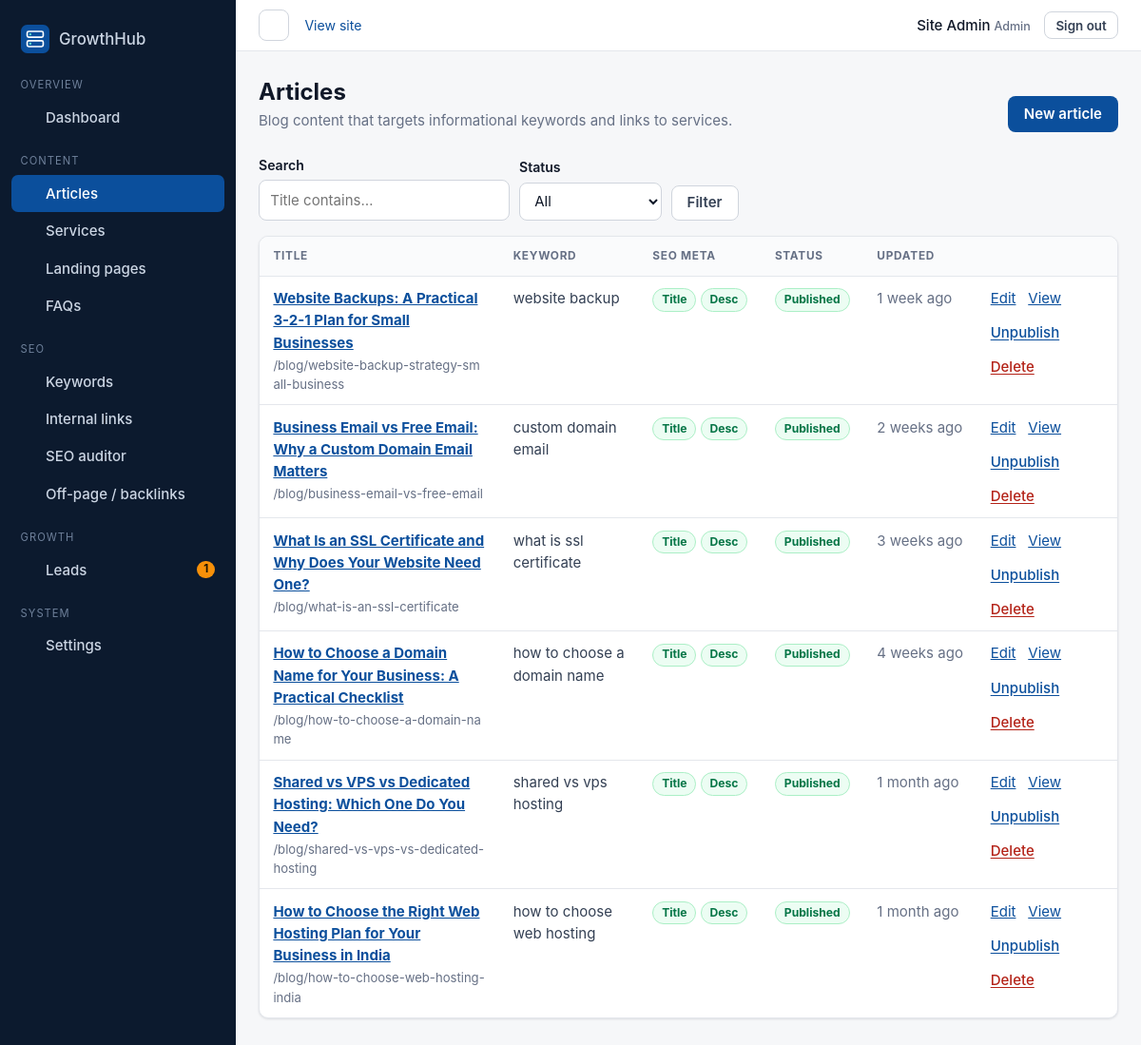
The page /admin/posts/index.php (signed in) on the database its author committed.
### tables this page shows
CREATE TABLE users (
    id            INT UNSIGNED AUTO_INCREMENT PRIMARY KEY,
    name          VARCHAR(100) NOT NULL,
    email         VARCHAR(190) NOT NULL,
    password_hash VARCHAR(255) NOT NULL,
    role          ENUM('admin', 'editor') NOT NULL DEFAULT 'editor',
    last_login_at DATETIME NULL,
    notifications_seen_at DATETIME NULL,
    created_at    DATETIME NOT NULL DEFAULT CURRENT_TIMESTAMP,
    updated_at    DATETIME NOT NULL DEFAULT CURRENT_TIMESTAMP ON UPDATE CURRENT_TIMESTAMP,
    UNIQUE KEY uq_users_email (email)
);

CREATE TABLE posts (
    id                 INT UNSIGNED AUTO_INCREMENT PRIMARY KEY,
    title              VARCHAR(200) NOT NULL,
    slug               VARCHAR(120) NOT NULL,
    excerpt            VARCHAR(300) NOT NULL DEFAULT '',
    content            MEDIUMTEXT   NOT NULL,
    primary_keyword    VARCHAR(150) NULL,
    meta_title         VARCHAR(70)  NULL,
    meta_description   VARCHAR(170) NULL,
    featured_image     VARCHAR(255) NULL,
    featured_image_alt VARCHAR(200) NULL,
    canonical_url      VARCHAR(255) NULL,
    og_title           VARCHAR(100) NULL,
    og_description     VARCHAR(200) NULL,
    schema_type        ENUM('Article', 'BlogPosting', 'TechArticle') NOT NULL DEFAULT 'Article',
    category_id        INT UNSIGNED NULL,
    service_id         INT UNSIGNED NULL COMMENT 'Related service for cross-linking',
    author_id          INT UNSIGNED NULL,
    status             ENUM('draft', 'published') NOT NULL DEFAULT 'draft',
    published_at       DATETIME NULL,
    created_at         DATETIME NOT NULL DEFAULT CURRENT_TIMESTAMP,
    updated_at         DATETIME NOT NULL DEFAULT CURRENT_TIMESTAMP ON UPDATE CURRENT_TIMESTAMP,
    UNIQUE KEY uq_posts_slug (slug),
    KEY idx_posts_status_published (status, published_at),
    KEY idx_posts_service (service_id),
    KEY idx_posts_category (category_id),
    FULLTEXT KEY ft_posts_search (title, excerpt, content),
    CONSTRAINT fk_posts_author  FOREIGN KEY (author_id)  REFERENCES users (id)    ON DELETE SET NULL,
    CONSTRAINT fk_posts_service FOREIGN KEY (service_id) REFERENCES services (id) ON DELETE SET NULL,
    CONSTRAINT fk_posts_category FOREIGN KEY (category_id) REFERENCES categories (id) ON DELETE SET NULL
);

### includes/bootstrap.php (called while the page is built, shortened)
<?php
function config(string $key, $default = null)
{
    $value = $GLOBALS['__config'];
    foreach (explode('.', $key) as $part) {
        $value = $value[$part];
    }
    return $value;
}
require APP_ROOT . '/config/database.php';
require APP_ROOT . '/includes/functions.php';
require APP_ROOT . '/includes/errors.php';
require APP_ROOT . '/includes/auth.php';
require APP_ROOT . '/includes/seo.php';
require APP_ROOT . '/includes/ui.php';
require APP_ROOT . '/modules/content/posts.php';

### includes/auth.php (called while the page is built, shortened)
<?php
function current_user(): ?array
{
    static $user = false;
    if ($user !== false) {
        return $user;
    }
    $id = $_SESSION['user_id'] ?? null;
    $user = $id ? db_one('SELECT id, name, email, role FROM users WHERE id = ?', [$id]) : null;
    return $user;
}
function require_admin(array $roles = ['admin', 'editor']): array
{
    $idle = (int) config('session.idle_timeout');
    $user = current_user();
    return $user;
}

### config/database.php (called while the page is built, shortened)
<?php
function db(): PDO
{
    static $pdo = null;
    if ($pdo instanceof PDO) {
        return $pdo;
    }
    $c = config('db');
    $dsn = sprintf('mysql:host=%s;port=%d;dbname=%s;charset=%s', $c['host'], (int) $c['port'], $c['name'], $c['charset']);
    $pdo = new PDO($dsn, $c['user'], $c['pass'], [
        PDO::ATTR_ERRMODE            => PDO::ERRMODE_EXCEPTION,
        PDO::ATTR_DEFAULT_FETCH_MODE => PDO::FETCH_ASSOC,
        PDO::ATTR_EMULATE_PREPARES   => false,
        PDO::ATTR_STRINGIFY_FETCHES  => false,
    ]);
    $pdo->exec("SET time_zone = '+05:30'");
    return $pdo;
}
function db_query(string $sql, array $params = []): PDOStatement
{
    $stmt = db()->prepare($sql);
    $stmt->execute($params);
    return $stmt;
}
function db_one(string $sql, array $params = []): ?array
{
    $row = db_query($sql, $params)->fetch();
    return $row === false ? null : $row;
}
function db_all(string $sql, array $params = []): array
{
    return db_query($sql, $params)->fetchAll();
}
function db_value(string $sql, array $params = [])
{
    $value = db_query($sql, $params)->fetchColumn();
    return $value === false ? null : $value;
}

### admin/_init.php (called while the page is built, shortened)
<?php
require_once __DIR__ . '/../includes/bootstrap.php';
require_once APP_ROOT . '/includes/admin_ui.php';
if (!defined('ADMIN_PUBLIC')) {
    $user = require_admin($ADMIN_ROLES ?? ['admin', 'editor']);
}

### modules/content/posts.php (called while the page is built, shortened)
<?php
function posts_admin_list(string $status, string $search, int $limit, int $offset): array
{
    [$where, $params] = posts_admin_filter($status, $search);
    return db_all(
        'SELECT p.id, p.title, p.slug, p.status, p.published_at, p.updated_at, p.meta_title, p.meta_description, p.primary_keyword, u.name AS author
         FROM posts p LEFT JOIN users u ON u.id = p.author_id' . $where . '
         ORDER BY p.updated_at DESC LIMIT ' . (int) $limit . ' OFFSET ' . (int) $offset,
        $params
    );
}
function posts_admin_count(string $status, string $search): int
{
    [$where, $params] = posts_admin_filter($status, $search);
    return (int) db_value('SELECT COUNT(*) FROM posts p' . $where, $params);
}
function posts_admin_filter(string $status, string $search): array
{
    $clauses = [];
    $params = [];
    return [$clauses ? ' WHERE ' . implode(' AND ', $clauses) : '', $params];
}

### includes/seo.php (called while the page is built, shortened)
<?php
function seo_length_status(string $text, int $min, int $max): string
{
    $len = mb_strlen(trim($text));
    return $len < $min ? 'short' : ($len > $max ? 'long' : 'ok');
}

### admin/posts/index.php (the view, shortened to what this page needs)
<?php
require __DIR__ . '/../_init.php';
$status = input('status', '', 'get');
$search = mb_substr(input('q', '', 'get'), 0, 100);
$pager = paginate(posts_admin_count($status, $search), 20);
$posts = posts_admin_list($status, $search, $pager['per_page'], $pager['offset']);
admin_header('Articles', 'posts');
?>
<div class="page-head">
    <div><h1>Articles</h1><p>Blog content that targets informational keywords and links to services.</p></div>
    <a class="btn btn-primary" href="<?= e(url('/admin/posts/edit.php')) ?>">New article</a>
</div>
<form class="filters" method="get">
    <div class="field"><label for="q">Search</label><input type="search" id="q" name="q" value="<?= e($search) ?>" placeholder="Title contains…"></div>
    <div class="field"><label for="status">Status</label>
        <select id="status" name="status">
            <option value="">All</option>
        </select>
    </div>
    <button class="btn btn-outline" type="submit">Filter</button>
</form>
<?php if ($posts): ?>
<div class="table-wrap"><table>
    <thead><tr><th>Title</th><th>Keyword</th><th>SEO meta</th><th>Status</th><th>Updated</th><th><span class="visually-hidden">Actions</span></th></tr></thead>
    <tbody>
    <?php foreach ($posts as $p):
        $titleState = seo_length_status($p['meta_title'] ?: $p['title'], 25, SEO_TITLE_MAX);
        $descState = seo_length_status((string) $p['meta_description'], 70, SEO_DESCRIPTION_MAX); ?>
        <tr>
            <td><a href="<?= e(url('/admin/posts/edit.php?id=' . $p['id'])) ?>"><strong><?= e($p['title']) ?></strong></a><span class="sub">/blog/<?= e($p['slug']) ?></span></td>
            <td><?= e($p['primary_keyword'] ?: '—') ?></td>
            <td class="nowrap">
                <span class="badge badge-<?= $titleState === 'ok' ? 'success' : 'warning' ?>" title="Meta title <?= e($titleState) ?>">Title</span>
                <span class="badge badge-<?= $descState === 'ok' ? 'success' : ($descState === 'missing' ? 'danger' : 'warning') ?>" title="Meta description <?= e($descState) ?>">Desc</span>
            </td>
            <td><?= status_badge($p['status']) ?><?php if ($p['status'] === 'published' && strtotime((string) $p['published_at']) > time()): ?> <span class="badge badge-info">Scheduled</span><?php endif; ?></td>
            <td class="nowrap muted"><?= e(time_ago($p['updated_at'])) ?></td>
            <td>
                <div class="row-actions">
                    <a href="<?= e(url('/admin/posts/edit.php?id=' . $p['id'])) ?>">Edit</a>
                    <?php if ($p['status'] === 'published'): ?>
                        <a href="<?= e(url('/blog/' . $p['slug'])) ?>" target="_blank" rel="noopener">View</a>
                        <?= action_button('', 'Unpublish', ['id' => $p['id'], 'action' => 'unpublish']) ?>
                    <?php else: ?>
                        <?= action_button('', 'Publish', ['id' => $p['id'], 'action' => 'publish']) ?>
                    <?php endif; ?>
                    <?= action_button('', 'Delete', ['id' => $p['id'], 'action' => 'delete'], 'btn-link danger', 'Delete this article permanently? Its FAQs will be deleted too.') ?>
                </div>
            </td>
        </tr>
    <?php endforeach; ?>
    </tbody>
</table></div>
<?php else: ?>
    <?= admin_empty($search || $status ? 'No articles match these filters.' : 'No articles yet.', url('/admin/posts/edit.php'), 'Write an article') ?>
<?php endif; ?>

### includes/admin_ui.php (shortened to what this page needs)
<?php
function admin_header(string $title, string $active = ''): void
{
    echo render_partial(APP_ROOT . '/admin/partials/layout-top.php', ['title' => $title, 'active' => $active, 'user' => current_user()]);
}
function admin_footer(): void
{
    echo render_partial(APP_ROOT . '/admin/partials/layout-bottom.php');
}
function action_button(string $action, string $label, array $fields = [], string $class = 'btn-link', string $confirm = ''): string
{
    $html = '<form method="post" action="' . e($action) . '" class="inline-form"' . ($confirm ? ' data-confirm="' . e($confirm) . '"' : '') . '>' . csrf_field();
    foreach ($fields as $k => $v) {
        $html .= '<input type="hidden" name="' . e($k) . '" value="' . e($v) . '">';
    }
    return $html . '<button type="submit" class="btn ' . e($class) . '">' . e($label) . '</button></form>';
}
function time_ago(?string $date): string
{
    $diff = time() - strtotime($date);
    foreach ([86400 * 30 => 'month', 86400 * 7 => 'week', 86400 => 'day', 3600 => 'hour', 60 => 'minute'] as $secs => $unit) {
        if ($diff >= $secs) {
            $n = (int) floor($diff / $secs);
            return $n . ' ' . $unit . ($n > 1 ? 's' : '') . ' ago';
        }
    }
    return 'just now';
}

### admin/partials/layout-top.php (shortened to what this page needs)
<?php
$sections = [
    'Overview' => [
        'dashboard' => ['/admin/dashboard.php', 'Dashboard', 'trending'],
    ],
    'Content' => [
        'posts'    => ['/admin/posts/', 'Articles', 'book'],
        'services' => ['/admin/services/', 'Services', 'server'],
        'landing'  => ['/admin/landing-pages/', 'Landing pages', 'zap'],
        'faqs'     => ['/admin/faqs/', 'FAQs', 'headset'],
    ],
    'SEO' => [
        'keywords'  => ['/admin/keywords/', 'Keywords', 'search'],
        'links'     => ['/admin/links/', 'Internal links', 'layers'],
        'audits'    => ['/admin/audits/', 'SEO auditor', 'shield'],
        'backlinks' => ['/admin/backlinks/', 'Off-page / backlinks', 'globe'],
    ],
    'Growth' => [
        'leads' => ['/admin/leads/', 'Leads', 'users'],
    ],
];
if (($user['role'] ?? '') === 'admin') {
    $sections['System'] = ['settings' => ['/admin/settings/', 'Settings', 'cpu']];
}
$newLeads = (int) db_value("SELECT COUNT(*) FROM leads WHERE status = 'new'");
?>
<!doctype html>
<html lang="en">
<head>
    <link rel="stylesheet" href="<?= e(asset('css/admin.css')) ?>">
</head>
<body class="admin">
<div class="admin-shell">
    <aside class="sidebar" id="sidebar">
        <a class="sidebar-brand" href="<?= e(url('/admin/dashboard.php')) ?>">
            <img src="<?= e(url('/assets/images/logo.svg')) ?>" alt="" width="30" height="30">
            <span>GrowthHub</span>
        </a>
        <nav aria-label="Admin">
            <?php foreach ($sections as $heading => $items): ?>
                <p class="nav-heading"><?= e($heading) ?></p>
                <ul>
                    <?php foreach ($items as $key => [$href, $label, $ic]): ?>
                        <li>
                            <a href="<?= e(url($href)) ?>"<?= $active === $key ? ' aria-current="page"' : '' ?>>
                                <?= icon($ic, 'icon icon-sm') ?> <span><?= e($label) ?></span>
                                <?php if ($key === 'leads' && $newLeads > 0): ?><span class="nav-count" title="New leads"><?= $newLeads ?></span><?php endif; ?>
                            </a>
                        </li>
                    <?php endforeach; ?>
                </ul>
            <?php endforeach; ?>
        </nav>
    </aside>
    <div class="admin-body">
        <header class="topbar">
            <button class="btn btn-icon sidebar-toggle" type="button" aria-controls="sidebar" aria-expanded="false">
                <?= icon('menu', 'icon icon-sm') ?><span class="visually-hidden">Toggle navigation</span>
            </button>
            <a class="topbar-site" href="<?= e(url('/')) ?>" target="_blank" rel="noopener">View site <?= icon('external', 'icon icon-xs') ?></a>
            <div class="topbar-user">
                <span><?= e($user['name'] ?? '') ?> <small class="role"><?= e($user['role'] ?? '') ?></small></span>
                <form method="post" action="<?= e(url('/admin/logout.php')) ?>" class="inline-form">
                    <button class="btn btn-sm btn-outline" type="submit">Sign out</button>
                </form>
            </div>
        </header>
        <main id="admin-main" class="admin-main" tabindex="-1">

### includes/functions.php (shortened to what this page needs)
<?php
function e($value): string
{
    return htmlspecialchars((string) ($value ?? ''), ENT_QUOTES | ENT_SUBSTITUTE | ENT_HTML5, 'UTF-8');
}
function base_path(): string
{
    static $path = null;
    if ($path === null) {
        $path = rtrim((string) parse_url(config('app.base_url'), PHP_URL_PATH), '/');
    }
    return $path;
}
function url(string $path = '/'): string
{
    $path = '/' . ltrim($path, '/');
    return base_path() . ($path === '/' ? '/' : $path);
}
function asset(string $path): string
{
    $file = APP_ROOT . '/assets/' . ltrim($path, '/');
    $version = is_file($file) ? filemtime($file) : 0;
    return url('/assets/' . ltrim($path, '/')) . '?v=' . $version;
}
function input(string $key, string $default = '', string $source = 'post'): string
{
    $bag = $source === 'get' ? $_GET : $_POST;
    $value = $bag[$key] ?? $default;
    return is_string($value) ? trim($value) : $default;
}
function input_int(string $key, int $default = 0, string $source = 'get'): int
{
    $bag = $source === 'get' ? $_GET : $_POST;
    $value = filter_var($bag[$key] ?? null, FILTER_VALIDATE_INT);
    return $value === false || $value === null ? $default : $value;
}
function paginate(int $total, int $perPage, ?int $page = null): array
{
    $pages = max(1, (int) ceil($total / $perPage));
    $page = $page ?? input_int('page', 1);
    $page = min(max(1, $page), $pages);
    return ['page' => $page, 'per_page' => $perPage, 'offset' => ($page - 1) * $perPage, 'total' => $total, 'pages' => $pages];
}
function render_partial(string $file, array $vars = []): string
{
    extract($vars, EXTR_SKIP);
    require $file;
    return (string) ob_get_clean();
}
function status_badge(string $status): string
{
    $map = [
        'published' => 'success', 'live' => 'success', 'active' => 'success', 'won' => 'success', 'mapped' => 'success',
        'draft' => 'muted', 'paused' => 'muted', 'closed' => 'muted', 'inactive' => 'muted', 'archived' => 'muted',
        'new' => 'info', 'opportunity' => 'info', 'researching' => 'info',
        'pending' => 'warning', 'submitted' => 'warning', 'contacted' => 'warning', 'qualified' => 'warning', 'targeting' => 'warning',
        'rejected' => 'danger', 'lost' => 'danger', 'spam' => 'danger',
    ];
    $tone = $map[strtolower($status)] ?? 'muted';
    return '<span class="badge badge-' . $tone . '">' . e(ucfirst($status)) . '</span>';
}

### rows shown on the page
users: name "Site Admin", role "Admin"
posts: title "Website Backups: A Practical 3-2-1 Plan for Small Businesses", slug "website-backup-strategy-small-business", primary_keyword "website backup", status "Published", updated_at "1 week ago", label "Unpublish Delete"
posts: title "Business Email vs Free Email: Why a Custom Domain Email Matters", slug "business-email-vs-free-email", primary_keyword "custom domain email", status "Published", updated_at "2 weeks ago", label "Unpublish Delete"
posts: title "What Is an SSL Certificate and Why Does Your Website Need One?", slug "what-is-an-ssl-certificate", primary_keyword "what is ssl certificate", status "Published", updated_at "3 weeks ago", label "Unpublish Delete"
posts: title "How to Choose a Domain Name for Your Business: A Practical Checklist", slug "how-to-choose-a-domain-name", primary_keyword "how to choose a domain name", status "Published", updated_at "4 weeks ago", label "Unpublish Delete"
posts: title "Shared vs VPS vs Dedicated Hosting: Which One Do You Need?", slug "shared-vs-vps-vs-dedicated-hosting", primary_keyword "shared vs vps hosting", status "Published", updated_at "1 month ago", label "Unpublish Delete"
posts: title "How to Choose the Right Web Hosting Plan for Your Business in India", slug "how-to-choose-web-hosting-india", primary_keyword "how to choose web hosting", status "Published", updated_at "1 month ago", label "Unpublish Delete"

### other values the page prints
$heading "OVERVIEW"
$label "Dashboard"
$heading "CONTENT"
$label "Articles"
$label "Services"
$label "Landing pages"
$label "FAQs"
$heading "SEO"
$label "Keywords"
$label "Internal links"
$label "SEO auditor"
$label "Off-page / backlinks"
$heading "GROWTH"
$label "Leads"
$newLeads "1"
